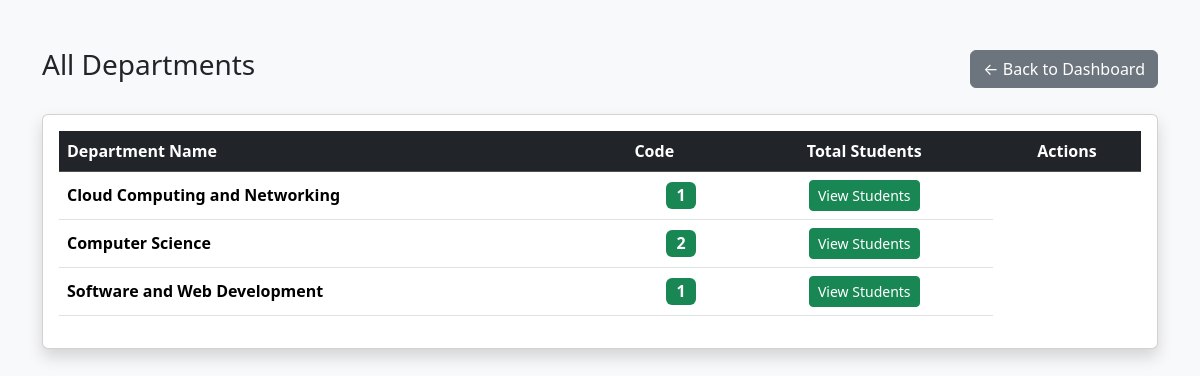
Page /admin/view_departments.php (signed in) on the committed database.
### tables this page shows
CREATE TABLE IF NOT EXISTS `departments` (
  `id` int NOT NULL AUTO_INCREMENT,
  `name` varchar(100) NOT NULL,
  PRIMARY KEY (`id`),
  UNIQUE KEY `name` (`name`)
);

### admin/view_departments.php (the view, shortened to what this page needs)
<?php
require_once '../includes/config.php';
$stmt = $pdo->prepare("
    SELECT d.*,
           COUNT(s.id) AS total_students
    FROM departments d
    LEFT JOIN students s ON s.department_id = d.id
    GROUP BY d.id
    ORDER BY d.name ASC
");
$stmt->execute();
$departments = $stmt->fetchAll();
?>
<!DOCTYPE html>
<html lang="en">
<head>
    <link href="https://cdn.jsdelivr.net/npm/bootstrap@5.3.3/dist/css/bootstrap.min.css" rel="stylesheet">
</head>
<body>
<div class="container mt-5">
    <div class="d-flex justify-content-between align-items-center mb-4">
        <h3>All Departments</h3>
        <a href="grand_admin_dashboard.php" class="btn btn-secondary">← Back to Dashboard</a>
    </div>
    <div class="card shadow">
        <div class="card-body">
            <?php if (empty($departments)): ?>
                <p class="text-center text-muted py-5">No departments created yet.</p>
            <?php else: ?>
                <div class="table-responsive">
                    <table class="table table-hover align-middle">
                        <thead class="table-dark">
                            <tr>
                                <th>Department Name</th>
                                <th>Code</th>
                                <th class="text-center">Total Students</th>
                                <th class="text-center">Actions</th>
                            </tr>
                        </thead>
                        <tbody>
                            <?php foreach ($departments as $dept): ?>
                            <tr>
                                <td><strong><?= htmlspecialchars($dept['name']) ?></strong></td>
                                <td class="text-center">
                                    <span class="badge bg-success fs-6"><?= $dept['total_students'] ?></span>
                                </td>
                                <td class="text-center">
                                    <a href="view_students.php?department_id=<?= $dept['id'] ?>"
                                       class="btn btn-sm btn-success">
                                        View Students
                                    </a>
                                </td>
                            </tr>
                            <?php endforeach; ?>
                        </tbody>
                    </table>
                </div>
            <?php endif; ?>
        </div>
    </div>
</div>
</body>
</html>

### admin/view_departments.php (style rules this page uses)
body { background-color: #f8f9fa; }

### rows in the picture
departments: name "Cloud Computing and Networking", total_students "1"
departments: name "Computer Science", total_students "2"
departments: name "Software and Web Development", total_students "1"
